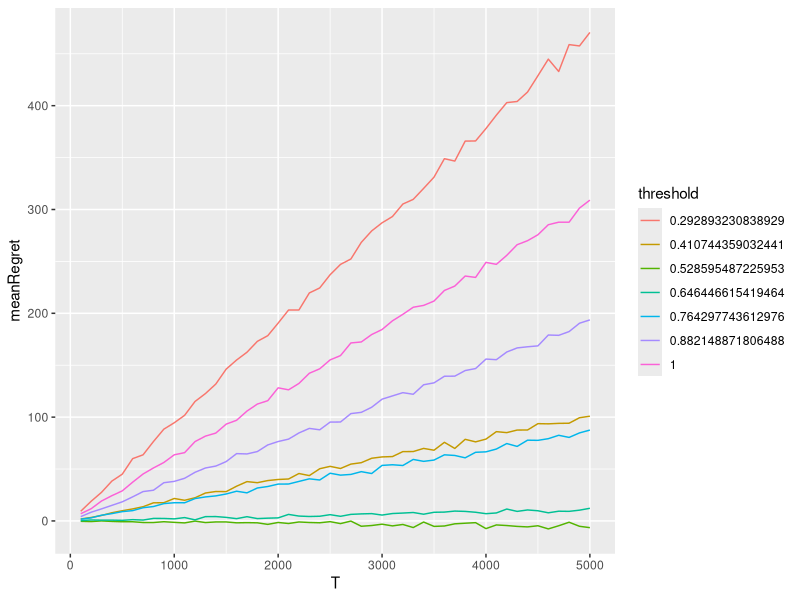
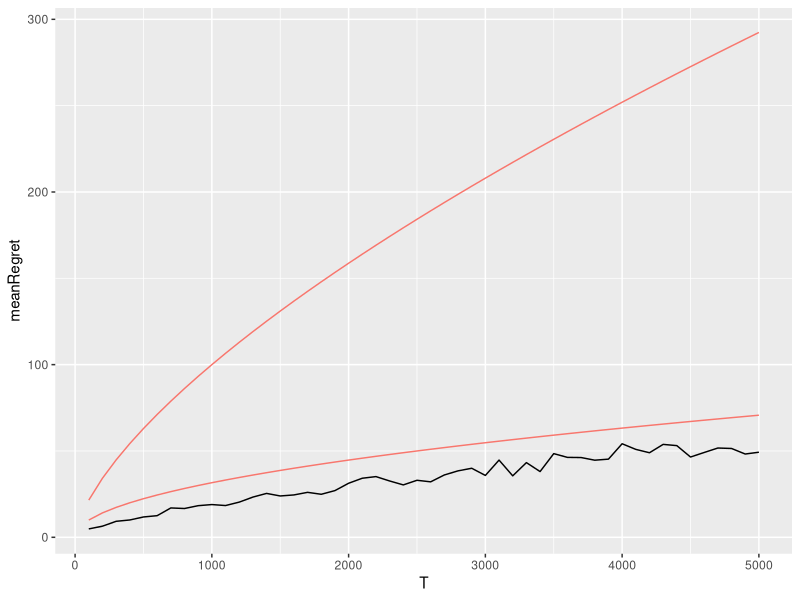
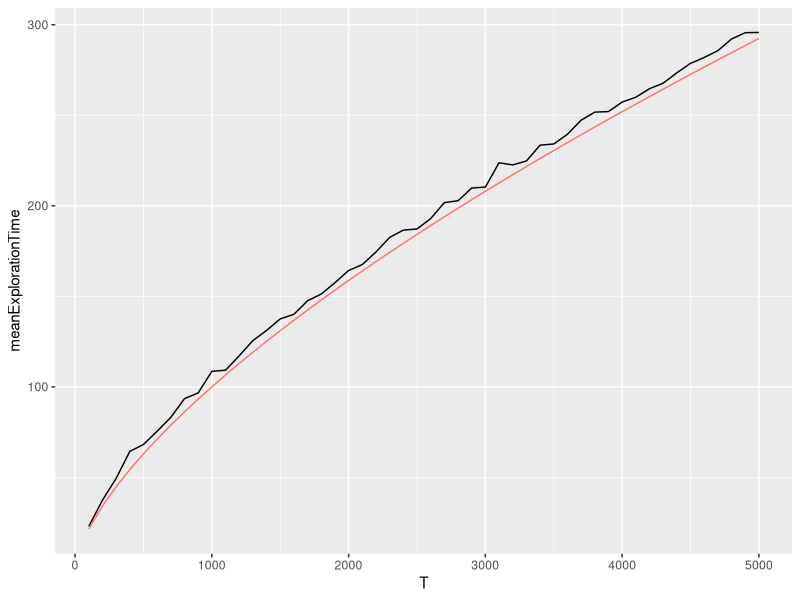
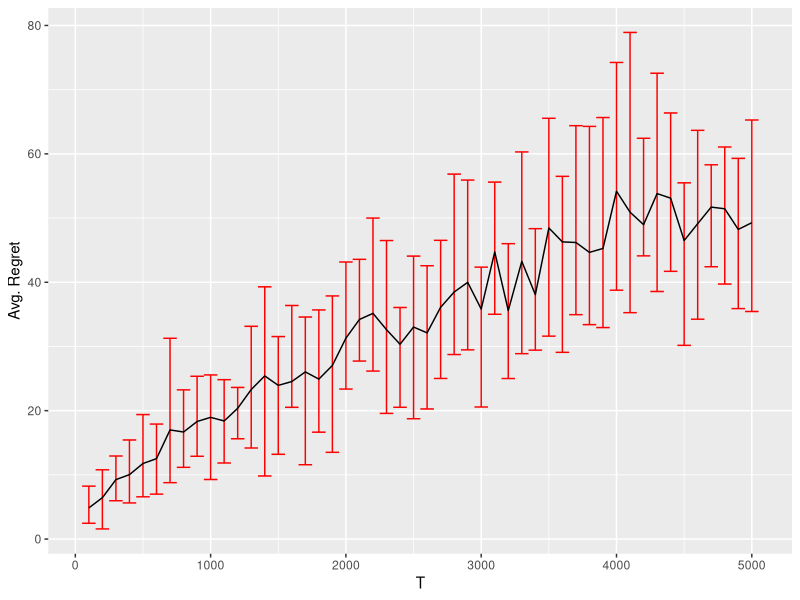
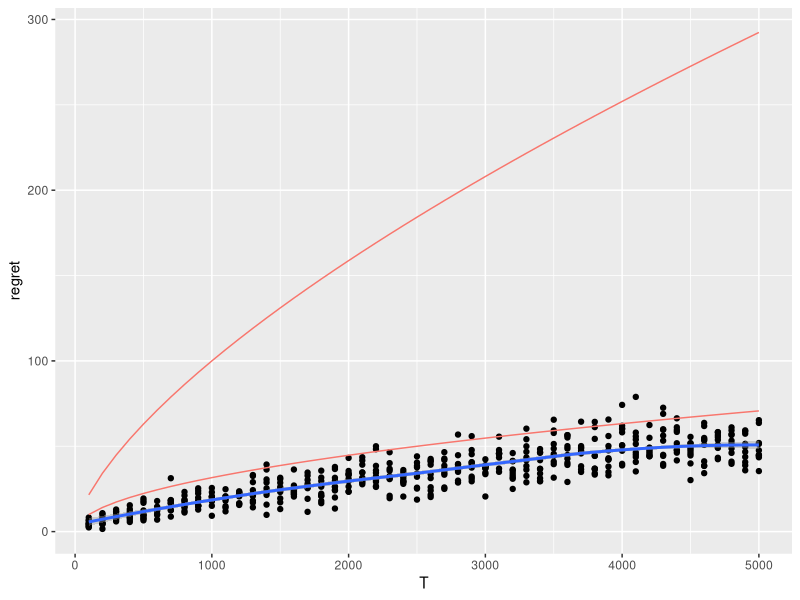
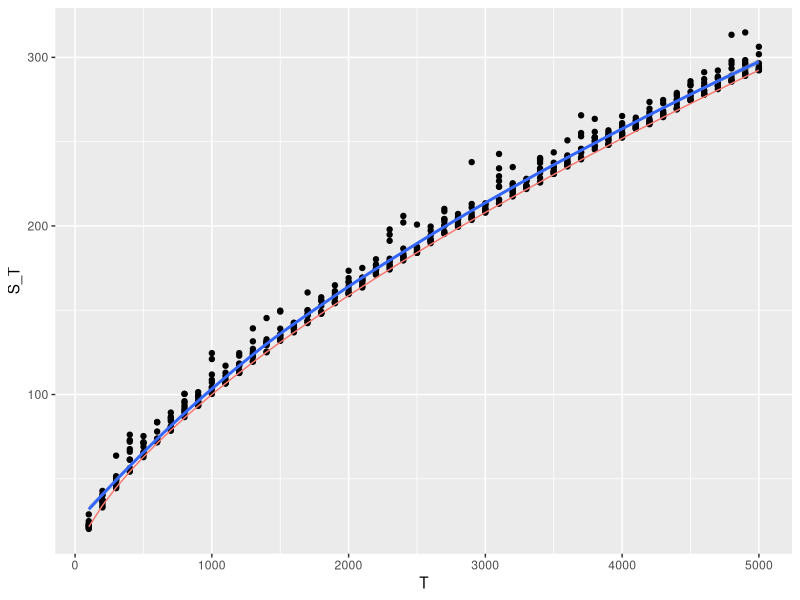
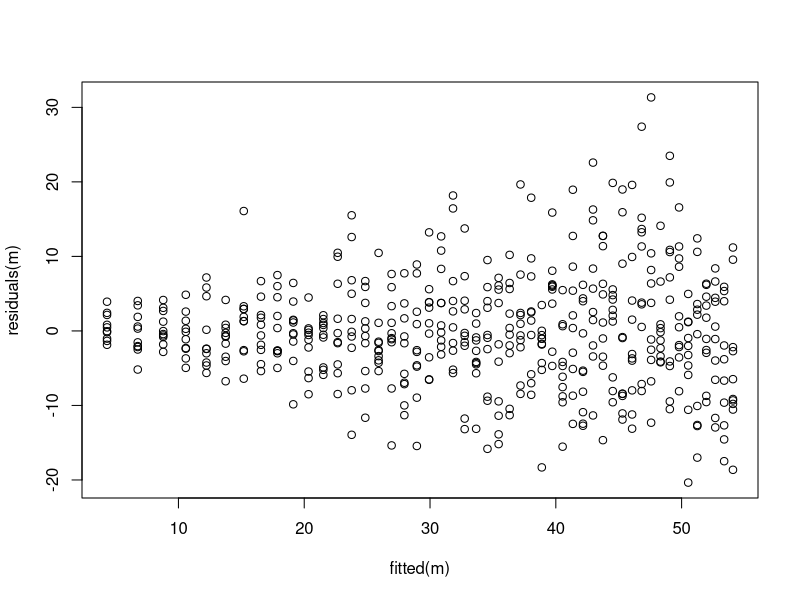
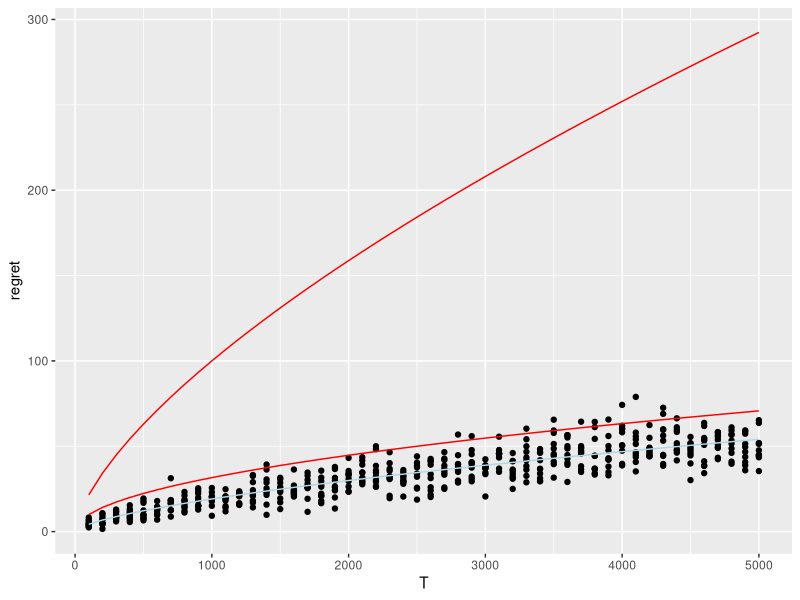

The R script that drew these images, in order:
## ---- chunk 1
knitr::opts_chunk$set(echo = TRUE)
library(tidyverse)
library(ggplot2)
library(dplyr)
library(stats)
## ---- chunk 2
#setwd("C:/Projects/Data-driven-algorithms-for-Impulse-control-problem-Thesis")
setwd("C:/Uni/Data-driven-algorithms-for-Impulse-control-problem-Thesis")
thresholdData <- read.csv("./SimulationData/ThresholdData.csv")
DataStratData <- read.csv("./SimulationData/DataStratIncreasingTData.csv")
MISEData <- read.csv("./SimulationData/MISE.csv")
MISEData2 <- read.csv("./SimulationData/MISE2.csv")
MISEData3 <- read.csv("./SimulationData/MISE3.csv")
KLData <- read.csv("./SimulationData/KL.csv")
KLData2 <- read.csv("./SimulationData/KL2.csv")
thresholdDiffData <- read.csv("./SimulationData/ThresholdDiff.csv")
## ---- chunk 3
avgThreshold <- thresholdData %>%
  group_by(threshold, T) %>%
  summarise(meanRegret = mean(regret), .groups = "drop")

avgThreshold$threshold = as_factor(avgThreshold$threshold)
## ---- chunk 4
ggplot(data = avgThreshold, aes(T, meanRegret, colour=threshold))+
  geom_line()
## ---- chunk 5
avgDataStrat <- DataStratData %>% 
  group_by(T) %>% 
  summarise(meanRegret = mean(regret),
            sdRegret = sd(regret),
            minRegret = min(regret),
            maxRegret = max(regret),
            meanExplorationTime = mean(S_T),
            sdExplorationTime = sd(S_T),
            .groups = "drop") %>% 
  mutate(lBound = sqrt(T),
         uBound = T^(2/3))
## ---- chunk 6
ggplot(avgDataStrat, aes(x=T))+
  geom_line(aes(y=meanRegret))+
  geom_line(aes(y=lBound, colour="red"), show.legend = FALSE)+
  geom_line(aes(y=uBound, colour="red"), show.legend = FALSE)
## ---- chunk 7
ggplot(avgDataStrat, aes(x=T))+
  geom_line(aes(y=meanExplorationTime))+
  geom_line(aes(y=uBound, colour="red"), show.legend = FALSE)
## ---- chunk 8
ggplot(avgDataStrat, aes(x=T, y=meanRegret))+
  geom_errorbar(aes(ymin=minRegret, ymax=maxRegret), width=100, colour="red")+
  geom_line()+
  ylab("Avg. Regret")
## ---- chunk 9
DataStratData <- DataStratData %>% mutate(lBound = sqrt(T),
                                          uBound = T^(2/3))
## ---- chunk 10
ggplot(DataStratData, aes(x=T))+
  geom_point(aes(y=regret))+
  geom_smooth(aes(y=regret))+
  geom_line(aes(y=lBound, colour="red"), show.legend = FALSE)+
  geom_line(aes(y=uBound, colour="red"), show.legend = FALSE)
## ---- chunk 11
ggplot(DataStratData, aes(x=T))+
  geom_point(aes(y=S_T))+
  geom_smooth(aes(y=S_T))+
  geom_line(aes(y=uBound, colour="red"), show.legend = FALSE)
## ---- chunk 12
m <- nls(regret ~ a*T^power, data = DataStratData, start = list(power=1, a=1), trace = F)
## ---- chunk 13
summary(m)
confint(m, level=0.95)
plot(fitted(m), residuals(m))
regretFitted <- predict(m)
regretFitted
## ---- chunk 14
ggplot(DataStratData, aes(x=T))+
  geom_point(aes(y=regret))+
  #geom_smooth(aes(y=regret))+
  geom_line(aes(y=lBound), show.legend = FALSE, color="red")+
  geom_line(aes(y=uBound), show.legend = FALSE, color="red")+
  geom_line(aes(y=regretFitted), show.legend = FALSE, color="lightblue")
## ---- chunk 15
avgMiseData <- MISEData %>% group_by(T) %>% summarise(avgMise = mean(MISE),
                                                      sdMise = sd(MISE),
                                                      .groups = "drop")
avgMiseData2 <- MISEData2 %>% group_by(T) %>% summarise(avgMise = mean(MISE),
                                                      sdMise = sd(MISE),
                                                      .groups = "drop")
avgMiseData3 <- MISEData3 %>% group_by(T) %>% summarise(avgMise = mean(MISE),
                                                      sdMise = sd(MISE),
                                                      .groups = "drop")
## ---- chunk 16
ggplot(avgMiseData3, aes(x=T, y=avgMise))+
  geom_line()
## ---- chunk 17
avgKLData <- KLData %>% group_by(T) %>% summarise(avgKL = mean(KL),
                                                  sdKL = sd(KL),
                                                  .groups = "drop")
avgKLData2 <- KLData2 %>% group_by(T) %>% summarise(avgKL = mean(KL),
                                                  sdKL = sd(KL),
                                                  .groups = "drop")
## ---- chunk 18
ggplot(avgKLData, aes(x=T, y=avgKL))+
  geom_line()
## ---- chunk 19
ggplot(KLData2, aes(x=T, y=KL))+
  geom_point()
## ---- chunk 20
avgThresholdDiff <- thresholdDiffData %>% group_by(T) %>%  summarise(avgDiff = mean(SquareDiff),
                                                                     sdDiff = sd(SquareDiff),
                                                                     .groups = "drop")
## ---- chunk 21
ggplot(avgThresholdDiff, aes(x=T, y=avgDiff))+
  geom_line()
